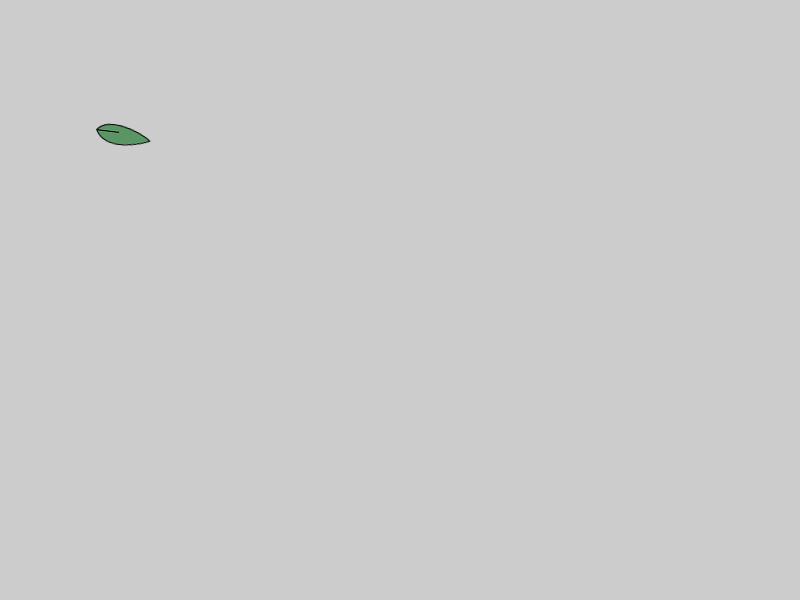
Frame 1 (no input)
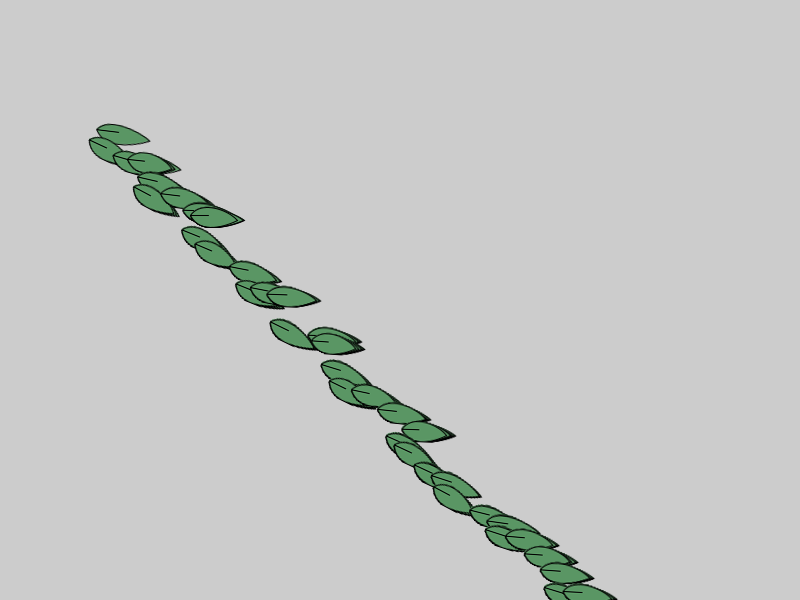
Frame 60 (the mouse pressed at the canvas centre just before this capture)
Frame 120 (the mouse held since frame 60 and released just before this capture): identical to frame 60, image omitted

The Processing sketch that drew these frames (run headless with seeded random() and noise(); from frame 60 on, the mouse is pressed at the canvas centre):

// Processing sketch: projection3
// ── projection3.pde
//float theta;
 int currX = width / 2;
 int currY = height / 2;
 
 //an off-screen graphics buffer
PGraphics pg;

 
void setup() {
  size(800, 600);
  pg = createGraphics(width, height);
}
 
void draw() {
  //background(255);
//Pick an angle according to the mouse location.
  //theta = map(mouseX,0,width,0,PI/2);
 
//The first branch starts at the bottom of the window.
  noFill();
  int randOffset = (int)random(10,20);
  currX += randOffset;
  currY += randOffset;
  translate(currX + randOffset, currY + randOffset);
  rotate(radians((int)random(0,30)));
  drawLeaf();
  stroke(0);
  
 
}



//https://openprocessing.org/sketch/7743/#
void drawLeaf(){ // draw a leaf as follows
  //background(255);
  //fill(50,200,180);
  //noStroke();
  float pointShift = random(-5,5); // here is a variable between -20 and 20 
  //circle(40 + pointShift/2, 45, 50);
  //filter(BLUR, 10);
  
  stroke(3);
 
  pg.beginDraw();
  pg.beginShape(); // start to draw a shape
   //pg.noFill();
  pg.fill(90,150,100);
  pg.vertex(20, 45); // begin at this point x, y
  // bezierVertex(30,30,60,40,70 + random(-20,20),50); // moving only the pointy point meant that sometimes the leaf shape would turn into a heart shape, because the control points were not also moving. So I created a variable called pointShift
    pg.bezierVertex(30,30, 60 + pointShift,40 + pointShift/2, 70 + pointShift,50); // make the pointy end of the leaf vary on the x axis (so the leaf gets longer or shorter) AND vary the y axis of the control points by the same amount. It should be possible to have 'normal' leaves, very short fat ones and very long thin ones.
    pg.bezierVertex(60 + pointShift,55, 30,65, 20,45); // draw the other half of the shape
  pg.endShape();
  pg.line(20, 45, 40 + pointShift/2, 45);
  pg.endDraw();
  
  image(pg, 0, 0); 

}
